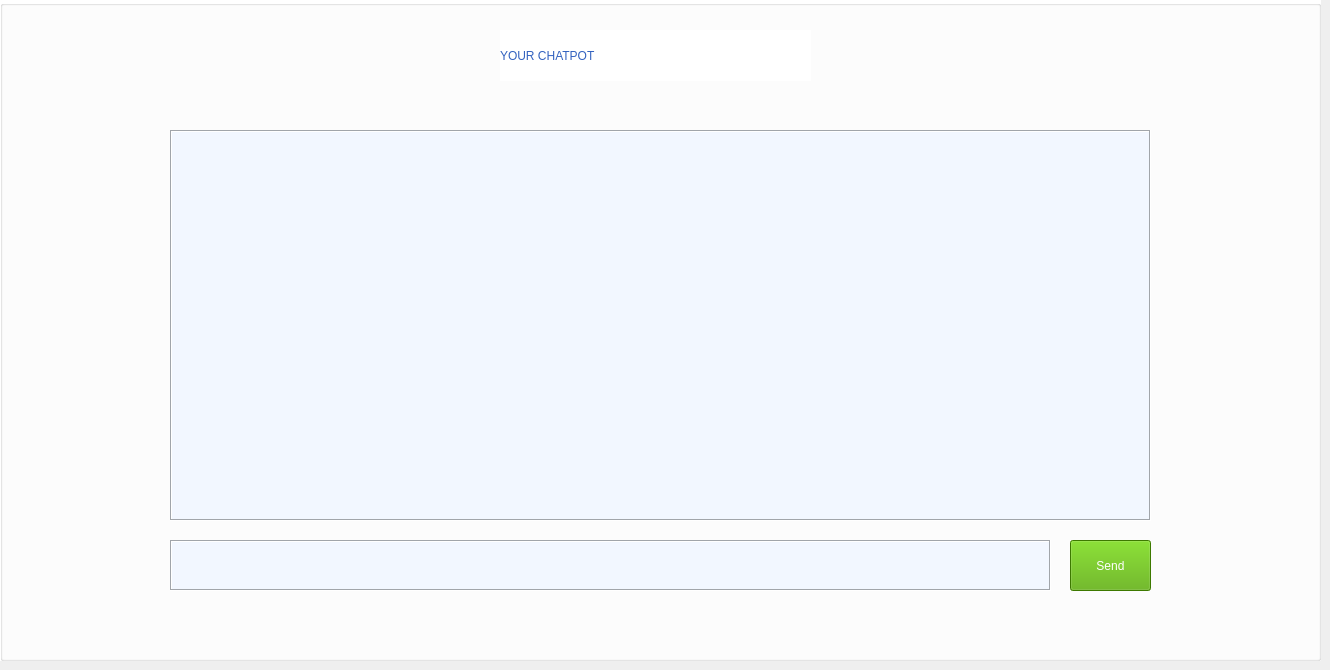
      <widget class="QWidget" name="chatbot_equip">
       <widget class="QGroupBox" name="groupBox_5">
        <property name="geometry">
         <rect>
          <x>0</x>
          <y>0</y>
          <width>1321</width>
          <height>661</height>
         </rect>
        </property>
        <property name="styleSheet">
         <string notr="true">background-color: rgb(255, 255, 255);
border-color: rgb(255, 255, 255);</string>
        </property>
        <property name="title">
         <string/>
        </property>
        <widget class="QLabel" name="label_27">
         <property name="geometry">
          <rect>
           <x>500</x>
           <y>30</y>
           <width>311</width>
           <height>51</height>
          </rect>
         </property>
         <property name="styleSheet">
          <string notr="true">color: rgb(51, 98, 191);
font: 25pt &quot;MS Shell Dlg 2&quot;;
</string>
         </property>
         <property name="text">
          <string>YOUR CHATPOT</string>
         </property>
        </widget>
        <widget class="QPushButton" name="send">
         <property name="geometry">
          <rect>
           <x>1070</x>
           <y>540</y>
           <width>81</width>
           <height>51</height>
          </rect>
         </property>
         <property name="styleSheet">
          <string notr="true">background-color: rgb(85, 170, 0);
font: 9pt &quot;MS Shell Dlg 2&quot;;
color: rgb(255, 255, 255);</string>
         </property>
         <property name="text">
          <string>Send</string>
         </property>
        </widget>
        <widget class="QTextEdit" name="question">
         <property name="geometry">
          <rect>
           <x>170</x>
           <y>540</y>
           <width>881</width>
           <height>51</height>
          </rect>
         </property>
         <property name="styleSheet">
          <string notr="true">font: 12pt &quot;MS Shell Dlg 2&quot;;
color: rgb(27, 53, 103);
background-color: rgb(242, 247, 255);
border-color: rgb(67, 127, 247);</string>
         </property>
         <property name="frameShape">
          <enum>QFrame::Box</enum>
         </property>
         <property name="frameShadow">
          <enum>QFrame::Sunken</enum>
         </property>
        </widget>
        <widget class="QTextEdit" name="answer">
         <property name="geometry">
          <rect>
           <x>170</x>
           <y>130</y>
           <width>981</width>
           <height>391</height>
          </rect>
         </property>
         <property name="styleSheet">
          <string notr="true">background-color: rgb(242, 247, 255);
font: 12pt &quot;MS Shell Dlg 2&quot;;
border-color: rgb(67, 127, 247);
color: rgb(27, 53, 103);
</string>
         </property>
         <property name="frameShape">
          <enum>QFrame::Box</enum>
         </property>
         <property name="readOnly">
          <bool>true</bool>
         </property>
        </widget>
        <widget class="QPushButton" name="back_chatbot">
         <property name="geometry">
          <rect>
           <x>20</x>
           <y>20</y>
           <width>31</width>
           <height>28</height>
          </rect>
         </property>
         <property name="text">
          <string/>
         </property>
         <property name="icon">
          <iconset resource="assets.qrc">
           <normaloff>:/img/img/back.png</normaloff>:/img/img/back.png</iconset>
         </property>
         <property name="iconSize">
          <size>
           <width>31</width>
           <height>32</height>
          </size>
         </property>
         <property name="flat">
          <bool>true</bool>
         </property>
        </widget>
       </widget>
      </widget>
